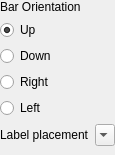
                <widget class="QWidget" name="scrollAreaWidgetContents_8">
                 <property name="geometry">
                  <rect>
                   <x>0</x>
                   <y>0</y>
                   <width>92</width>
                   <height>155</height>
                  </rect>
                 </property>
                 <layout class="QVBoxLayout" name="verticalLayout_3">
                  <property name="leftMargin">
                   <number>0</number>
                  </property>
                  <property name="topMargin">
                   <number>0</number>
                  </property>
                  <property name="rightMargin">
                   <number>0</number>
                  </property>
                  <property name="bottomMargin">
                   <number>0</number>
                  </property>
                  <item>
                   <widget class="QFrame" name="mBarOptionsFrame">
                    <property name="frameShape">
                     <enum>QFrame::NoFrame</enum>
                    </property>
                    <property name="frameShadow">
                     <enum>QFrame::Plain</enum>
                    </property>
                    <layout class="QVBoxLayout" name="verticalLayout_4">
                     <property name="leftMargin">
                      <number>0</number>
                     </property>
                     <property name="topMargin">
                      <number>0</number>
                     </property>
                     <property name="rightMargin">
                      <number>0</number>
                     </property>
                     <property name="bottomMargin">
                      <number>0</number>
                     </property>
                     <item>
                      <widget class="QLabel" name="label_5">
                       <property name="text">
                        <string>Bar Orientation</string>
                       </property>
                      </widget>
                     </item>
                     <item>
                      <widget class="QRadioButton" name="mOrientationUpButton">
                       <property name="text">
                        <string>Up</string>
                       </property>
                       <property name="checked">
                        <bool>true</bool>
                       </property>
                       <attribute name="buttonGroup">
                        <string notr="true">mOrientationButtonGroup</string>
                       </attribute>
                      </widget>
                     </item>
                     <item>
                      <widget class="QRadioButton" name="mOrientationDownButton">
                       <property name="text">
                        <string>Down</string>
                       </property>
                       <attribute name="buttonGroup">
                        <string notr="true">mOrientationButtonGroup</string>
                       </attribute>
                      </widget>
                     </item>
                     <item>
                      <widget class="QRadioButton" name="mOrientationRightButton">
                       <property name="text">
                        <string>Right</string>
                       </property>
                       <attribute name="buttonGroup">
                        <string notr="true">mOrientationButtonGroup</string>
                       </attribute>
                      </widget>
                     </item>
                     <item>
                      <widget class="QRadioButton" name="mOrientationLeftButton">
                       <property name="text">
                        <string>Left</string>
                       </property>
                       <attribute name="buttonGroup">
                        <string notr="true">mOrientationButtonGroup</string>
                       </attribute>
                      </widget>
                     </item>
                    </layout>
                   </widget>
                  </item>
                  <item>
                   <widget class="QFrame" name="mTextOptionsFrame">
                    <property name="frameShape">
                     <enum>QFrame::NoFrame</enum>
                    </property>
                    <property name="frameShadow">
                     <enum>QFrame::Plain</enum>
                    </property>
                    <layout class="QGridLayout" name="gridLayout_21">
                     <property name="leftMargin">
                      <number>0</number>
                     </property>
                     <property name="topMargin">
                      <number>0</number>
                     </property>
                     <property name="rightMargin">
                      <number>0</number>
                     </property>
                     <property name="bottomMargin">
                      <number>0</number>
                     </property>
                     <item row="0" column="0">
                      <widget class="QLabel" name="mLabelPlacementLabel">
                       <property name="visible">
                        <bool>false</bool>
                       </property>
                       <property name="toolTip">
                        <UInt>0</UInt>
                       </property>
                       <property name="text">
                        <string>Label placement</string>
                       </property>
                      </widget>
                     </item>
                     <item row="0" column="1">
                      <widget class="QComboBox" name="mLabelPlacementComboBox">
                       <property name="sizePolicy">
                        <sizepolicy hsizetype="Preferred" vsizetype="Fixed">
                         <horstretch>0</horstretch>
                         <verstretch>0</verstretch>
                        </sizepolicy>
                       </property>
                       <property name="minimumSize">
                        <size>
                         <width>20</width>
                         <height>0</height>
                        </size>
                       </property>
                       <property name="maximumSize">
                        <size>
                         <width>200</width>
                         <height>16777215</height>
                        </size>
                       </property>
                       <property name="visible">
                        <bool>false</bool>
                       </property>
                      </widget>
                     </item>
                     <item row="0" column="2">
                      <spacer name="horizontalSpacer_5">
                       <property name="orientation">
                        <enum>Qt::Horizontal</enum>
                       </property>
                       <property name="sizeHint" stdset="0">
                        <size>
                         <width>40</width>
                         <height>20</height>
                        </size>
                       </property>
                      </spacer>
                     </item>
                    </layout>
                   </widget>
                  </item>
                  <item>
                   <spacer name="verticalSpacer_6">
                    <property name="orientation">
                     <enum>Qt::Vertical</enum>
                    </property>
                    <property name="sizeHint" stdset="0">
                     <size>
                      <width>20</width>
                      <height>40</height>
                     </size>
                    </property>
                   </spacer>
                  </item>
                 </layout>
                </widget>
